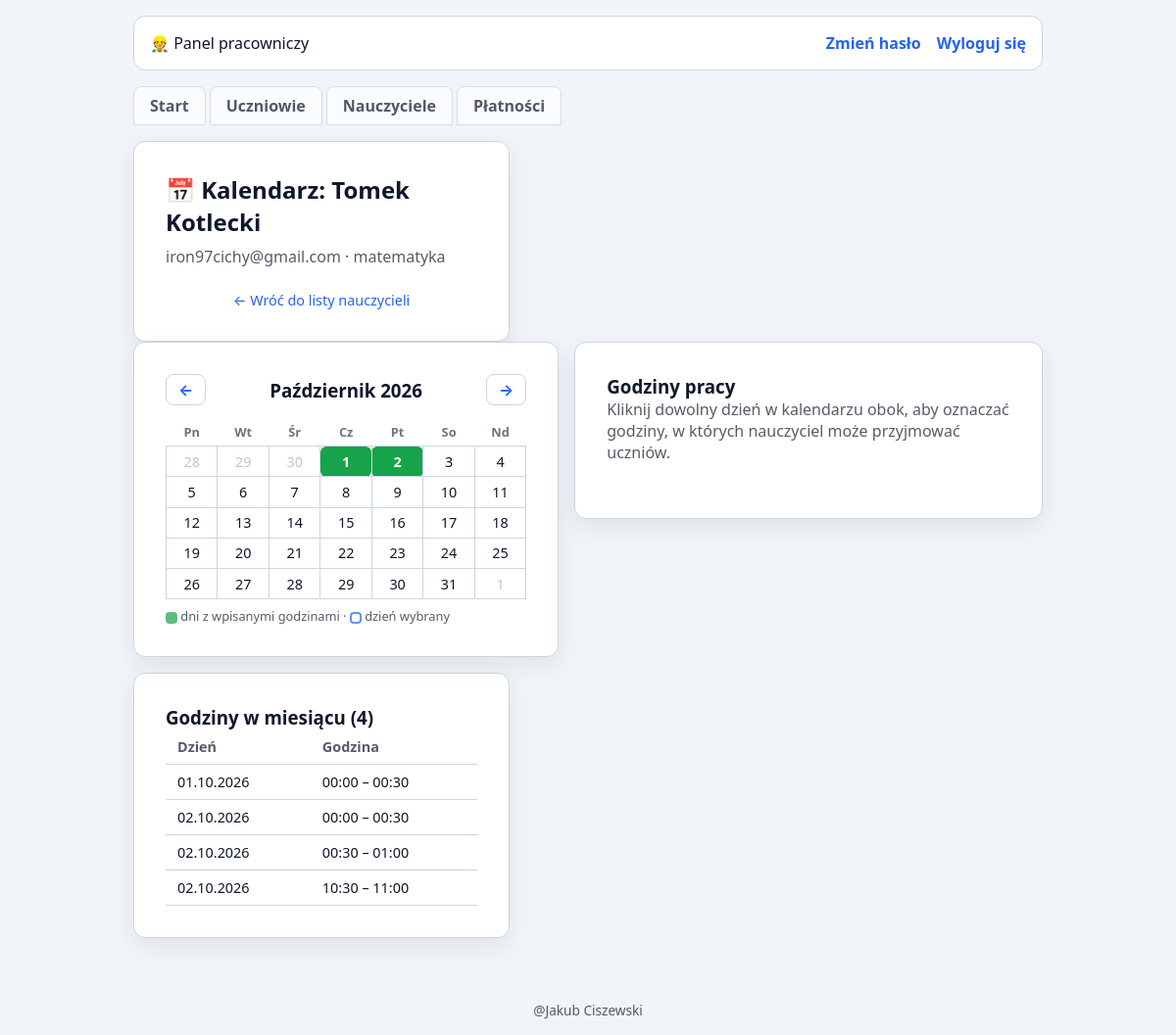
/nauczyciele/3/kalendarz/ (signed in), run on the app's committed database.
### konta/models.py (models this page shows, shortened)
class Nauczyciel(models.Model):
    imie = models.CharField('imię', max_length=100)
    nazwisko = models.CharField('nazwisko', max_length=100)
    przedmiot = models.CharField('przedmiot', max_length=100, choices=PRZEDMIOTY, default='')
    email = models.EmailField('email')
    dodano = models.DateTimeField('data dodania', auto_now_add=True)
    class Meta:
        verbose_name = 'nauczyciel'
        verbose_name_plural = 'nauczyciele'
        ordering = ['nazwisko']

class Dostepnosc(models.Model):
    nauczyciel = models.ForeignKey(
        Nauczyciel,
        on_delete=models.CASCADE,
        related_name='dostepnosci',
        verbose_name='nauczyciel',
    )
    data_od = models.DateField('data od', default=date(2026, 1, 1))
    data_do = models.DateField('data do', default=date(2026, 1, 1))
    godzina_od = models.TimeField('godzina od')
    godzina_do = models.TimeField('godzina do')
    class Meta:
        verbose_name = 'dostępność'
        verbose_name_plural = 'dostępności'
        ordering = ['data_od', 'godzina_od']

### konta/views.py (the view, shortened to what this page needs)
# urls.py: path('nauczyciele/<int:nauczyciel_id>/kalendarz/', views.kalendarz_nauczyciela, name='kalendarz_nauczyciela'),
@login_required
def kalendarz_nauczyciela(request, nauczyciel_id):
    nauczyciel = get_object_or_404(Nauczyciel, pk=nauczyciel_id)
    dzisiaj = date.today()
    rok = request.GET.get('rok')
    miesiac = request.GET.get('miesiac')
    dzien = request.GET.get('dzien')
    try:
        rok = int(rok) if rok else dzisiaj.year
        miesiac = int(miesiac) if miesiac else dzisiaj.month
        if not (1 <= miesiac <= 12):
            miesiac = dzisiaj.month
    except ValueError:
        rok, miesiac = dzisiaj.year, dzisiaj.month
    wybrany_dzien = None
    if dzien:
        try:
            wybrany_dzien = date(rok, miesiac, int(dzien))
        except ValueError:
            wybrany_dzien = None
    dostepnosci_miesiaca = Dostepnosc.objects.filter(
        nauczyciel=nauczyciel,
        data_od__year=rok,
        data_od__month=miesiac,
    )
    dni_z_godzinami = set(d.data_od for d in dostepnosci_miesiaca)
    kalendarz_miesiaca = calendar.Calendar(firstweekday=0).monthdatescalendar(rok, miesiac)
    tygodnie = []
    for tydzien in kalendarz_miesiaca:
        dni = []
        for dzien_miesiaca in tydzien:
            dni.append({
                'data': dzien_miesiaca,
                'w_tym_miesiacu': dzien_miesiaca.month == miesiac,
                'dostepny': dzien_miesiaca in dni_z_godzinami,
                'wybrany': wybrany_dzien == dzien_miesiaca,
            })
        tygodnie.append(dni)
    poprzedni_miesiac = miesiac - 1 if miesiac > 1 else 12
    poprzedni_rok = rok if miesiac > 1 else rok - 1
    nastepny_miesiac = miesiac + 1 if miesiac < 12 else 1
    nastepny_rok = rok if miesiac < 12 else rok + 1
    godziny_na_dzien = []
    if wybrany_dzien:
        godziny_na_dzien = Dostepnosc.objects.filter(
            nauczyciel=nauczyciel,
            data_od=wybrany_dzien,
        ).order_by('godzina_od')
    zaznaczone = set()
    kafelki = []
    for h in range(24):
        for m in (0, 30):
            etykieta = f'{h:02d}:{m:02d}'
            kafelki.append({'etykieta': etykieta, 'zaznaczony': etykieta in zaznaczone})
    return render(request, 'konta/kalendarz.html', {
        'nauczyciel': nauczyciel,
        'tygodnie': tygodnie,
        'dni_tygodnia': DNI_TYGODNIA,
        'nazwa_miesiaca': MIESIACE[miesiac - 1],
        'rok': rok,
        'miesiac': miesiac,
        'poprzedni_miesiac': poprzedni_miesiac,
        'poprzedni_rok': poprzedni_rok,
        'nastepny_miesiac': nastepny_miesiac,
        'nastepny_rok': nastepny_rok,
        'dostepnosci': dostepnosci_miesiaca.order_by('data_od', 'godzina_od'),
        'wybrany_dzien': wybrany_dzien,
        'godziny_na_dzien': godziny_na_dzien,
        'kafelki': kafelki,
    })

### templates/konta/kalendarz.html (shortened to what this page needs)
{% extends 'konta/panel.html' %}
{% block panel %}
<section class="karta">
  <h2>📅 Kalendarz: {{ nauczyciel.imie }} {{ nauczyciel.nazwisko }}</h2>
  <p class="podtytul">{{ nauczyciel.email }}{% if nauczyciel.przedmiot %} · {{ nauczyciel.przedmiot }}{% endif %}</p>
  <a class="powrot" href="{% url 'nauczyciele' %}">← Wróć do listy nauczycieli</a>
</section>
<div class="kalendarz-uklad">
  <section class="karta">
    <div class="kalendarz-naglowek">
      <a class="strzalka" href="?rok={{ poprzedni_rok }}&miesiac={{ poprzedni_miesiac }}">&larr;</a>
      <h3>{{ nazwa_miesiaca|capfirst }} {{ rok }}</h3>
      <a class="strzalka" href="?rok={{ nastepny_rok }}&miesiac={{ nastepny_miesiac }}">&rarr;</a>
    </div>
    <table class="kalendarz">
      <thead>
        <tr>
          {% for dzien in dni_tygodnia %}<th>{{ dzien }}</th>{% endfor %}
        </tr>
      </thead>
      <tbody>
        {% for tydzien in tygodnie %}
          <tr>
            {% for dzien in tydzien %}
              <td class="{% if not dzien.w_tym_miesiacu %}inny-miesiac{% endif %}
                         {% if dzien.dostepny %}dzien-dostepny{% endif %}
                         {% if dzien.wybrany %}dzien-wybrany{% endif %}">
                {% if dzien.w_tym_miesiacu %}
                  <a href="?rok={{ rok }}&miesiac={{ miesiac }}&dzien={{ dzien.data.day }}">{{ dzien.data.day }}</a>
                {% else %}
                  {{ dzien.data.day }}
                {% endif %}
              </td>
            {% endfor %}
          </tr>
        {% endfor %}
      </tbody>
    </table>
    <p class="kalendarz-legenda"><span class="kropka-dostepny"></span> dni z wpisanymi godzinami · <span class="kropka-wybrany"></span> dzień wybrany</p>
  </section>
  <section class="karta">
    {% if wybrany_dzien %}
      <h3>Dzień: {{ wybrany_dzien|date:"l, d.m.Y" }}</h3>
      <p class="podtytul">Klikaj kafelki godzin, żeby oznaczać (klik ponowny odznacza).</p>
      <div class="kafelki-godzin">
        {% for kafelek in kafelki %}
          <form method="post" class="kafelek-form">
            {% csrf_token %}
            <input type="hidden" name="przelacz_godzine" value="1">
            <input type="hidden" name="godzina" value="{{ kafelek.etykieta }}">
            <button type="submit" class="kafelek {% if kafelek.zaznaczony %}kafelek-zaznaczony{% endif %}">{{ kafelek.etykieta }}</button>
          </form>
        {% endfor %}
      </div>
    {% else %}
      <h3>Godziny pracy</h3>
      <p class="podtytul">Kliknij dowolny dzień w kalendarzu obok, aby oznaczać godziny, w których nauczyciel może przyjmować uczniów.</p>
    {% endif %}
  </section>
</div>
<section class="karta">
  <h3>Godziny w miesiącu ({{ dostepnosci|length }})</h3>
  {% if dostepnosci %}
    <div class="tabela-wrapper">
      <table class="tabela">
        <thead>
          <tr><th>Dzień</th><th>Godzina</th></tr>
        </thead>
        <tbody>
          {% for termin in dostepnosci %}
            <tr>
              <td>{{ termin.data_od|date:"d.m.Y" }}</td>
              <td>{{ termin.godzina_od|time:"H:i" }} – {{ termin.godzina_do|time:"H:i" }}</td>
            </tr>
          {% endfor %}
        </tbody>
      </table>
    </div>
  {% else %}
    <p>Brak wpisanych godzin w tym miesiącu.</p>
  {% endif %}
</section>
{% endblock %}

### templates/konta/panel.html (shortened to what this page needs)
{% extends 'base.html' %}
{% block tresc %}
<div class="opakowanie">
  <header class="pasek">
    <span>👷 Panel pracowniczy</span>
    <nav>
      <a href="{% url 'zmiana_hasla' %}">Zmień hasło</a>
      <a href="{% url 'wyloguj' %}">Wyloguj się</a>
    </nav>
  </header>
  <nav class="zakladki">
    <a href="{% url 'pulpit' %}" class="{% if request.resolver_match.url_name == 'pulpit' %}aktywna{% endif %}">Start</a>
    <a href="{% url 'uczniowie' %}" class="{% if request.resolver_match.url_name == 'uczniowie' %}aktywna{% endif %}">Uczniowie</a>
    <a href="{% url 'nauczyciele' %}" class="{% if request.resolver_match.url_name == 'nauczyciele' %}aktywna{% endif %}">Nauczyciele</a>
    <a href="{% url 'platnosci' %}" class="{% if request.resolver_match.url_name == 'platnosci' %}aktywna{% endif %}">Płatności</a>
  </nav>
  <main class="panel-tresc">
    {% block panel %}{% endblock %}
  </main>
</div>
{% endblock %}

### templates/base.html (shortened to what this page needs)
{% load static %}
<!DOCTYPE html>
<html lang="pl">
<head>
  <link rel="stylesheet" href="{% static 'css/style.css' %}">
</head>
<body>
  {% block tresc %}{% endblock %}
  <footer class="stopka">
    <p href="https://example.com">@Jakub Ciszewski</p>
  </footer>
</body>
</html>

### static/css/style.css (style rules this page uses)
:root { --tlo: #f1f5f9; --karta: #ffffff; --tekst: #0f172a; --akcent: #2563eb; --akcent-ciemny: #1d4ed8; --blad: #dc2626; --ramka: #cbd5e1; }
* { box-sizing: border-box; margin: 0; padding: 0; }
body { font-family: system-ui, -apple-system, "Segoe UI", Roboto, sans-serif; background: var(--tlo); color: var(--tekst); min-height: 100vh; }
.opakowanie { max-width: 60rem; margin: 0 auto; padding: 1rem; }
.opakowanie .karta { margin-top: 1rem; }
.karta { background: var(--karta); border: 1px solid var(--ramka); border-radius: 12px; padding: 2rem; width: 100%; max-width: 24rem; box-shadow: 0 8px 24px rgba(0, 0, 0, 0.08); }
.karta h2 { margin-bottom: 0.5rem; }
.podtytul { color: var(--tekst); opacity: 0.7; margin-bottom: 1.5rem; }
.powrot { display: block; margin-top: 0.75rem; text-align: center; color: var(--akcent); text-decoration: none; font-size: 0.9rem; }
.pasek { display: flex; justify-content: space-between; align-items: center; flex-wrap: wrap; gap: 0.5rem; background: var(--karta); border: 1px solid var(--ramka); border-radius: 12px; padding: 1rem; margin-bottom: 1rem; }
.pasek nav { display: flex; gap: 1rem; flex-wrap: wrap; }
.pasek a { color: var(--akcent); text-decoration: none; font-weight: 600; }
.zakladki { display: flex; flex-wrap: wrap; gap: 0.25rem; margin-bottom: 1rem; }
.zakladki a { padding: 0.5rem 1rem; border: 1px solid var(--ramka); border-radius: 8px 8px 0 0; background: var(--karta); color: var(--tekst); text-decoration: none; font-weight: 600; opacity: 0.7; }
.panel-tresc { width: 100%; }
.tabela-wrapper { overflow-x: auto; }
.tabela { width: 100%; border-collapse: collapse; font-size: 0.9rem; }
.tabela th, .tabela td { padding: 0.5rem 0.75rem; border-bottom: 1px solid var(--ramka); text-align: left; }
.tabela th { font-weight: 600; opacity: 0.7; }
.kalendarz-naglowek { display: flex; align-items: center; justify-content: space-between; margin-bottom: 0.75rem; }
.kalendarz-naglowek h3 { margin: 0; }
.strzalka { padding: 0.25rem 0.75rem; border: 1px solid var(--ramka); border-radius: 8px; color: var(--akcent); text-decoration: none; font-weight: 700; }
.kalendarz { width: 100%; border-collapse: collapse; table-layout: fixed; }
.kalendarz th { padding: 0.35rem; font-size: 0.8rem; opacity: 0.6; }
.kalendarz td { padding: 0.35rem; text-align: center; border: 1px solid var(--ramka); border-radius: 6px; font-size: 0.9rem; }
.kalendarz td.inny-miesiac { opacity: 0.25; }
.kalendarz td.dzien-dostepny { background: #16a34a; color: #fff; font-weight: 700; }
.kalendarz-legenda { margin-top: 0.5rem; font-size: 0.8rem; opacity: 0.7; }
.kropka-dostepny { display: inline-block; width: 0.75rem; height: 0.75rem; background: #16a34a; border-radius: 4px; vertical-align: middle; }
.kalendarz td a { display: block; color: inherit; text-decoration: none; }
.kropka-wybrany { display: inline-block; width: 0.75rem; height: 0.75rem; border: 2px solid var(--akcent); border-radius: 4px; vertical-align: middle; }
.stopka { max-width: 60rem; margin: 2rem auto 0; padding: 1rem; text-align: center; font-size: 0.85rem; opacity: 0.7; }
.kalendarz-uklad { display: grid; grid-template-columns: minmax(0, 1fr) minmax(0, 1.1fr); gap: 1rem; align-items: start; }
.kalendarz-uklad .karta { margin-top: 0; max-width: none; }

### data on the page
Nauczyciel: imie "Tomek", nazwisko "Kotlecki", email "iron97cichy@gmail.com", przedmiot "matematyka"
Dostepnosc: data_od "01.10.2026", godzina_od "00:00", godzina_do "00:30"
Dostepnosc: data_od "02.10.2026", godzina_od "00:00", godzina_do "00:30"
Dostepnosc: data_od "02.10.2026", godzina_od "00:30", godzina_do "01:00"
Dostepnosc: data_od "02.10.2026", godzina_od "10:30", godzina_do "11:00"

### other printed values
{{ nazwa_miesiaca|capfirst }} "Październik"
{{ rok }} "2026"
{{ dzien }} "Pn" "Wt" "Śr" "Cz" "Pt" "So" "Nd"
{{ dzien.data.day }} "28" "29" "30" "1"
{{ dzien.data.day }} "1" "2" "3" "4" "5" "6" "7" "8" "9" "10" "11" "12" "13" "14" "15" "16" "17" "18" "19" "20" "21" "22" "23" "24" "25" "26" "27" "28" "29" "30" "31"
{{ dostepnosci|length }} "4"
